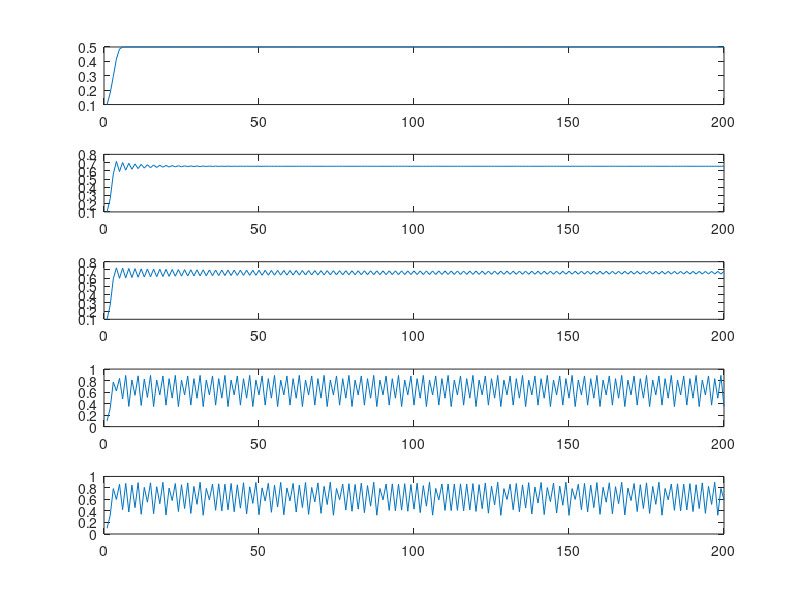

This chart was generated by the following MATLAB code:

i=1;
for a = [2, 2.9, 3, 3.56, 3.6];
    p(1) = 0.1;
    for n = 2:200;
        p(n) = a * p(n-1) * (1 - p(n-1));
    end
    subplot(5,1,i) % 5 na 1 i numer teraz i
    plot(p) % rysowanie
    i=i+1;
end